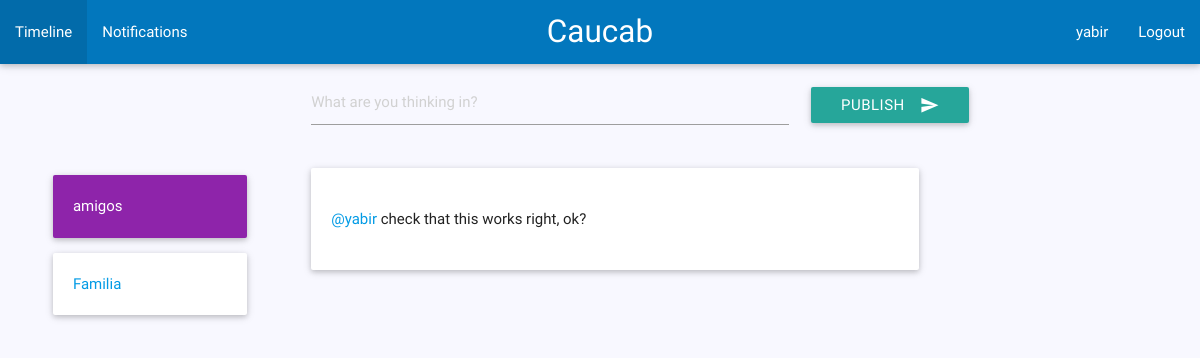
Page /notifications/ (signed in) on the earlier database version.
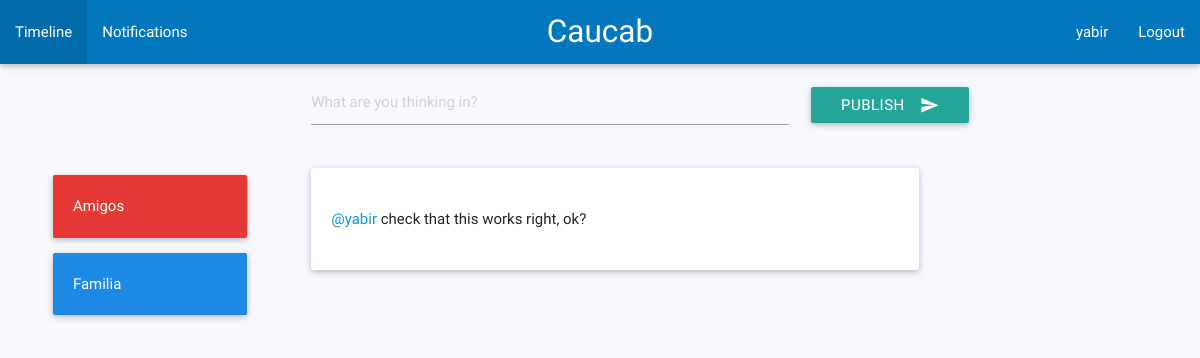
Same page on the later database version.
### social/models.py (models this page shows, shortened)
class Profile(models.Model):
    user = models.OneToOneField(User, related_name = "author")
    following = models.ManyToManyField("self", related_name = "following", blank= True)
    followers = models.ManyToManyField("self", related_name = "followers", blank= True)

class Circle(models.Model):
    colors = (
        ("red darken-1","red"),#red
        ("purple darken-1","purple"),#purple
        ("white","white"),
        ("blue darken-1","blue")#blue
    )
    identificator = models.CharField(max_length=100, unique = True)
    name = models.CharField(max_length=50)
    owner = models.ForeignKey(Profile, related_name = "owner")
    members = models.ManyToManyField(Profile, blank = True)
    color = models.CharField(choices = colors, max_length= 30)
    def __str__(self):
        return str(self.name)

class Notification(models.Model):
    CATEGORIES = (
        (0, "Like"),
        (1, "Repeat"),
        (2, "Follow"),
        (3, "Mention")
    )
    origin = models.ForeignKey(Profile, related_name= "origin")
    objetive = models.ForeignKey(Profile, related_name= "objetive")
    category = models.IntegerField(choices = CATEGORIES)
    message = models.ForeignKey(Message, related_name= "message_refered", blank = True, null = True)

class Message(models.Model):
    def user_directory_path(instance, filename):
        return 'user_{0}/{1}'.format(instance.author.user.username, filename)
    message = models.CharField(blank=False, max_length=180)
    author = models.ForeignKey(Profile, related_name = "author")
    mentions = models.ManyToManyField(Profile, related_name = "mentions", blank = True)
    hashtag = models.ManyToManyField(Hashtag, blank = True)
    likes = models.IntegerField(blank=True, null=True)
    favorites = models.IntegerField(blank=True, null=True)
    image1 = models.ImageField(upload_to=user_directory_path, blank= True)
    created = models.DateTimeField(auto_now_add=True)
    updated = models.DateTimeField(auto_now=True)

### social/views.py (the view)
# urls.py: url(r'^notifications/$', view=social.views.notifications, name='notifications'),
@login_required
def notifications(request):
    profile = get_user(request.user)
    notifications = Notification.objects.all().filter(objetive = profile).order_by("-pk")
    response = {"messages":notifications, "profile": profile}
    return render(request, "user/notifications.html", response)

### social/processor.py (called while the page is built)
def circles(request):
    if not request.user.is_anonymous():
        profile = Profile.objects.get(user = request.user)
        circles = Circle.objects.all().filter(owner = profile)
        return {'circles': circles}
    else:
        return {}

### social/templatetags/messages_links.py (called while the page is built)
@register.filter()
def generate_links(value):
    hashtags = [word for word in value.split(" ") if len(word) and word[0] == "#"]
    mentions = [mention for mention in value.split(" ") if len(mention) and mention[0] == "@"]
    value = escape(value)
    for i in hashtags:
        value = value.replace(i, "<a href='/t/" + str(i[1:]) + "'>" + str(i) + "</a>")
    for i in mentions:
        value = value.replace(i, "<a href='/u/" + str(i[1:]) + "'>" + str(i) + "</a>")
    return value

### social/views.py (called while the page is built)
def get_user(u):
    return Profile.objects.get(user = u)

### social/templates/user/notifications.html (shortened to what this page needs)
{% extends "base.html" %}
{% block main %}
{% load messages_links %}<div class="row">
  <div class="col m3">
    <div class="container">
      <ul>
        {% for circle in circles %}
          <a href="/circle/{{circle.identificator}}"><li class = "card-panel {{circle.color}}" {% if circle.color != "white" %} style = "color: white;" {% endif %}>{{circle}}</li></a>
        {% endfor %}
      </ul>
    </div>
  </div>
  <div class="container">
    <div class="col s12 m9">
      {% for message in messages %}
        <div class="card-panel">
          <div class="row">
            <div class="col s12">
              {{message.message.message|generate_links|safe}}
            </div>
          </div>
        </div>
        {% endfor %}
      </div>
    </div>
  </div>
{% endblock main %}

### social/templates/base.html (shortened to what this page needs)
{% load staticfiles %}<!DOCTYPE html>
<html>
  <head>
    <link type="text/css" rel="stylesheet" href="{% static 'css/materialize.min.css' %}"  media="screen,projection"/>
    <link type="text/css" rel="stylesheet" href="{% static 'css/main.css' %}"  media="screen,projection"/>
  </head>
  <body>
    <nav class="light-blue darken-3">
      <div class="nav-wrapper">
        <a href="#" class="brand-logo center">Caucab</a>
        {% if request.user.is_authenticated %}
        <ul id="nav-mobile" class="left hide-on-med-and-down">
          <li><a href="{% url 'home'%}">Timeline</a></li>
          <li><a href="/notifications">Notifications</a></li>
        </ul>
        <ul id = "nav-mobile" class = "right hide-on-med-and-down">
          <li><a href="/u/{{profile.user}}">{{profile.user}}</a></li>
          <li><a href="/logout">Logout</a></li>
        </ul>
        {% endif %}
      </div>
    </nav>
    {% if request.user.is_authenticated %}
    <form class="" action="{% url 'publish' %}" method="post">
      <div class="row" id = "form">
        <div class="col s7 offset-s1 m5 offset-m3">
          <input type="text" name="text" value="" placeholder="What are you thinking in?" maxlength="180">
        </div>
        <div class="col s2 m2">
          <button class="btn waves-effect waves-light"  id = "publish" type="submit" name="button">Publish
            <i class="material-icons right">send</i>
          </button>
        </div>
      </div>
    </form>
    {% endif %}
    {% block main %}
    {% endblock main %}
  </body>
</html>

### social/static/css/main.css (style rules this page uses)
body { background-color: #F8F8FF; }
#form { margin-top: 1em; }
#publish { margin-top: 0.5em; }

Differences in the rows shown:
changed Circle: color "purple darken-1" → "red darken-1" (drawn); name "amigos" → "Amigos"
changed Circle "Familia": color "white" → "blue darken-1" (drawn)
